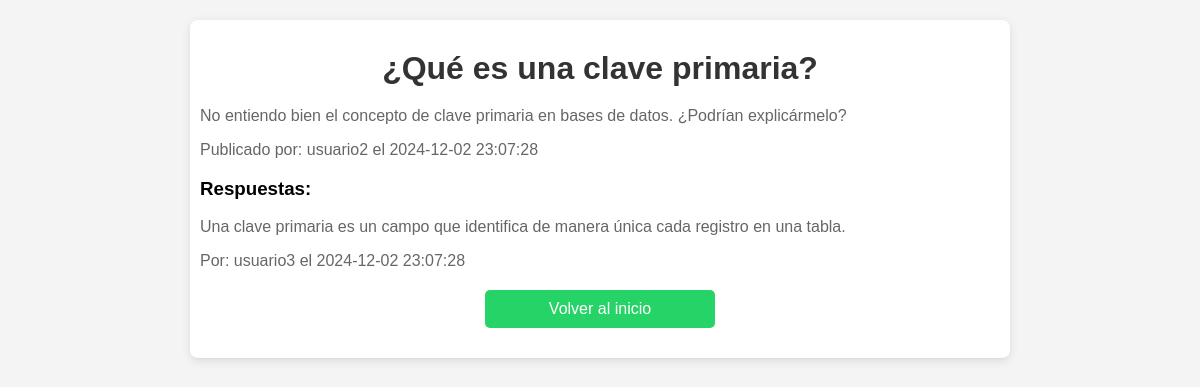
Page /Paginas/ver_respuestas.php?id=2 on the committed database.
### tables this page shows
CREATE TABLE preguntas (
    id INT AUTO_INCREMENT PRIMARY KEY,
    titulo VARCHAR(255) NOT NULL,
    descripcion TEXT NOT NULL,
    usuario_id INT NOT NULL,
    fecha_publicacion TIMESTAMP DEFAULT CURRENT_TIMESTAMP,
    FOREIGN KEY (usuario_id) REFERENCES usuarios(id)
);

CREATE TABLE usuarios (
    id INT AUTO_INCREMENT PRIMARY KEY,
    nombre_usuario VARCHAR(50) NOT NULL UNIQUE,
    nombre_real VARCHAR(100) NOT NULL,
    email VARCHAR(100) NOT NULL UNIQUE,
     
    contrasena VARCHAR(255) NOT NULL  
    
);

CREATE TABLE respuestas (
    id INT AUTO_INCREMENT PRIMARY KEY,
    contenido VARCHAR(500) NOT NULL,
    usuario_id INT NOT NULL,
    pregunta_id INT NOT NULL,
    fecha_publicacion TIMESTAMP DEFAULT CURRENT_TIMESTAMP,
    FOREIGN KEY (usuario_id) REFERENCES usuarios(id),
    FOREIGN KEY (pregunta_id) REFERENCES preguntas(id)
);

### Paginas/ver_respuestas.php (the view, shortened to what this page needs)
<?php
include('../BDD/conexion.php');
$pregunta_id = (int)$_GET['id'];
$pregunta = null;
$respuestas = [];
try {
    $sql_pregunta = "SELECT p.id, p.titulo, p.descripcion, p.fecha_publicacion, u.nombre_usuario
                     FROM preguntas p
                     JOIN usuarios u ON p.usuario_id = u.id
                     WHERE p.id = :pregunta_id";
    $stmt_pregunta = $conexion->prepare($sql_pregunta);
    $stmt_pregunta->bindParam(':pregunta_id', $pregunta_id, PDO::PARAM_INT);
    $stmt_pregunta->execute();
    $pregunta = $stmt_pregunta->fetch(PDO::FETCH_ASSOC);
    $sql_respuestas = "SELECT r.id, r.contenido, r.fecha_publicacion, u.nombre_usuario
                       FROM respuestas r
                       JOIN usuarios u ON r.usuario_id = u.id
                       WHERE r.pregunta_id = :pregunta_id
                       ORDER BY r.fecha_publicacion DESC";
    $stmt_respuestas = $conexion->prepare($sql_respuestas);
    $stmt_respuestas->bindParam(':pregunta_id', $pregunta_id, PDO::PARAM_INT);
    $stmt_respuestas->execute();
    $respuestas = $stmt_respuestas->fetchAll(PDO::FETCH_ASSOC);
} catch (PDOException $e) {
    echo "Error al obtener datos: " . htmlspecialchars($e->getMessage());
    exit();
}
?>
<!DOCTYPE html>
<html lang="es">
<head>
    <link rel="stylesheet" type="text/css" href="../Styles/styles.css">
</head>
<body>
    <div class="content pregunta">
        <h1><?php echo htmlspecialchars($pregunta['titulo']); ?></h1>
        <p><?php echo nl2br(htmlspecialchars($pregunta['descripcion'])); ?></p>
        <p>Publicado por: <?php echo htmlspecialchars($pregunta['nombre_usuario']); ?> el <?php echo htmlspecialchars($pregunta['fecha_publicacion']); ?></p>
        <?php if (!empty($respuestas)): ?>
            <div class="respuestas">
                <h3>Respuestas:</h3>
                <?php foreach ($respuestas as $respuesta): ?>
                    <div class="respuesta">
                        <p><?php echo nl2br(htmlspecialchars($respuesta['contenido'])); ?></p>
                        <p>Por: <?php echo htmlspecialchars($respuesta['nombre_usuario']); ?> el <?php echo htmlspecialchars($respuesta['fecha_publicacion']); ?></p>
                    </div>
                <?php endforeach; ?>
            </div>
        <?php else: ?>
            <p>No hay respuestas para esta pregunta.</p>
        <?php endif; ?>
        <a href="../index.php" class="btn-form-pregunta" style="width: 200px;">Volver al inicio</a>
    </div>
</body>
</html>

### styles/styles.css (style rules this page uses)
body { font-family: Arial, sans-serif; background-color: #f4f4f4; margin: 0; padding: 0; }
h1 { color: #333; text-align: center; margin: 20px 0; }
.content { width: 80%; max-width: 800px; margin: 20px auto; background-color: #ffffff; border-radius: 8px; box-shadow: 0 2px 10px rgba(0, 0, 0, 0.1); padding: 20px; }
.pregunta { border-bottom: 1px solid #ddd; padding: 10px 10px; }
.pregunta p { color: #666; }
.btn-form-pregunta { margin: 20px auto; width: 150px; padding: 10px 15px; font-size: 16px; border: none; border-radius: 5px; background-color: #25D366; color: white; cursor: pointer; transition: background-color 0.3s; text-decoration: none; text-align: center; display: block; }
.respuesta p { word-wrap: break-word; white-space: pre-wrap; }

### rows in the picture
preguntas: titulo "¿Qué es una clave primaria?", descripcion "No entiendo bien el concepto de clave primaria en bases de datos. ¿Podrían explicármelo?", usuario.nombre_usuario "usuario2", fecha_publicacion "2024-12-02 23:07:28"
respuestas: contenido "Una clave primaria es un campo que identifica de manera única cada registro en una tabla.", usuario.nombre_usuario "usuario3", fecha_publicacion "2024-12-02 23:07:28"
